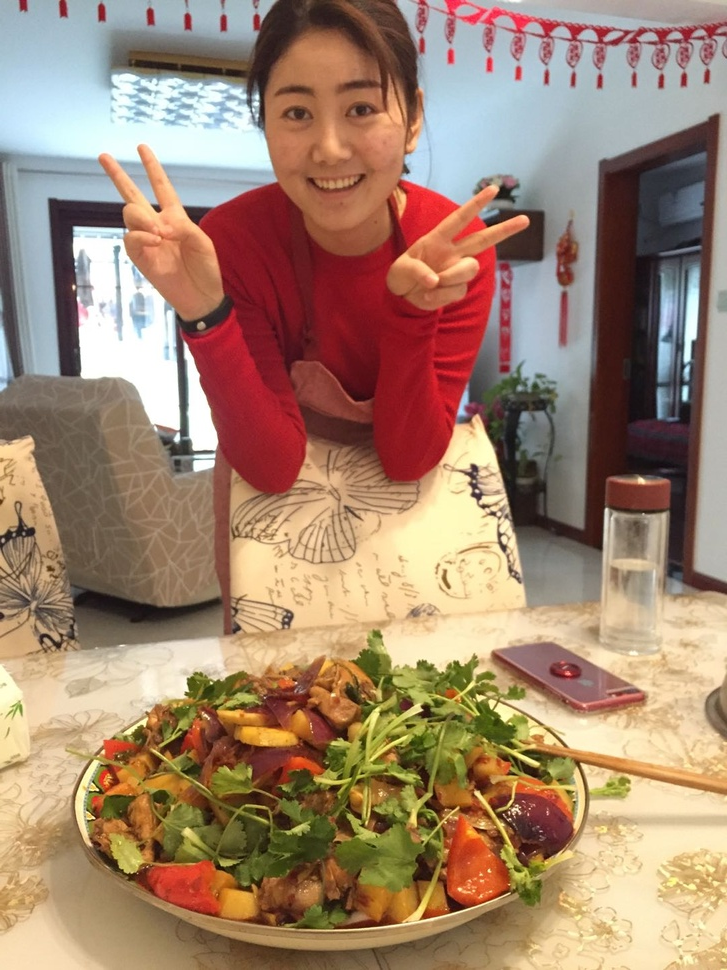
//> input picture section26#MatchTemp/C++/Gril.jpg, 727 x 970 px, shrunk from 1080 x 1440 before the run
$ ./matchTemp   (built with g++ and OpenCV 4)
//> lines starting //> are read from the running program, lines starting //| are printed output that depends on the picture; after the words box and inside, x2 and y2 are one past the last pixel; in counts of white or black regions, pixels touching at a corner belong together
#include <iostream>
#include <string>
#include <opencv2/opencv.hpp>

using namespace std;
using namespace cv;

class MatchTemp
{
public:
	bool matchTest();
	void showImgPara(Mat img);
	bool showImg();
	bool loadOriImg(string fileName);
	bool loadTarImg(string fileName);

public:
	Mat imgOri;
	Mat imgTar;
	Mat imgOut;
};

void MatchTemp::showImgPara(Mat img)
{
	cout << "sizeof(img) is: " << sizeof(img) << ", img size is: " << img.size << endl;
	cout << "rows x cols: (" << img.rows << " x " << img.cols << ")" << endl;
	cout << "dims: " << img.dims << endl;
	cout << "channels: " << img.channels() << endl;
	cout << "type: " << img.type() << endl;
	cout << "depth:" << img.depth() << endl;
	cout << "elemSize:" << img.elemSize() << " (Bytes per element)" << endl;
	cout << "elemSize1:" << img.elemSize1() << "(Bytes per channel)" << endl;
	cout << "step[0]: " << img.step[0] << " (Bytes per cows only when 2 dims)" << endl;
	cout << "step[1]: " << img.step[1] << " (Bytes per element only when 2 dims)" << endl;
	cout << "step1(0): " << img.step1(0) << ", step1(1): " << img.step1(1) << " (step / elemSize1)" << endl;

	cout << endl;
}

bool MatchTemp::matchTest()
{
	double minVal = 0, maxVal = 0;
	Point minLoc, maxLoc, tarLoc;
	if (imgOri.empty() || imgTar.empty())
	{
		cout << "Please input correct image!" << endl;
		return false;
	}

	matchTemplate(imgOri, imgTar, imgOut, TM_SQDIFF);
	minMaxLoc(imgOut, &minVal, &maxVal, &minLoc, &maxLoc);

	showImgPara(imgOri);
	showImgPara(imgTar);
	showImgPara(imgOut);

	tarLoc = minLoc;

	rectangle(imgOri, tarLoc, Point(tarLoc.x + imgTar.cols, tarLoc.y + imgTar.rows), Scalar(0, 0, 255));
	imshow("imgMatch", imgOri);


	return true;
}

bool MatchTemp::showImg()
{
	if (!imgOri.empty())
	{
		imshow("ImgOri", imgOri);
	}

	if (!imgTar.empty())
	{
		imshow("imgTar", imgTar);
	}

	if (!imgOut.empty())
	{
		imshow("imgOut", imgOut);
	}

	return true;
}


bool MatchTemp::loadOriImg(string fileName)
{
//> called with fileName = "Gril.jpg"
	imgOri = imread(fileName);
//> imgOri is the input picture: 970 rows x 727 cols, CV_8UC3; mean B, G, R 110.1, 132.4, 161.8
	if (imgOri.empty())
	{
		cout << "loadOriImg Fail!" << endl;
		return false;
	}

	return true;
}

bool MatchTemp::loadTarImg(string fileName)
{
//> called with fileName = "eye.png"
	imgTar = imread(fileName);
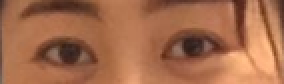
//> input picture section26#MatchTemp/C++/eye.png, 142 x 42 px, shrunk from 211 x 63 before the run (shown 2 times larger)
//> imgTar is the input picture: 42 rows x 142 cols, CV_8UC3; mean B, G, R 75.4, 106.4, 164
	if (imgTar.empty())
	{
		cout << "loadOriImg Fail!" << endl;
		return false;
	}

	return true;
}

int main()
{
	MatchTemp M;
	M.loadOriImg("Gril.jpg");
	M.loadTarImg("eye.png");
	M.matchTest();
//> in matchTest, `matchTemplate(imgOri, imgTar, imgOut, TM_SQDIFF);`:
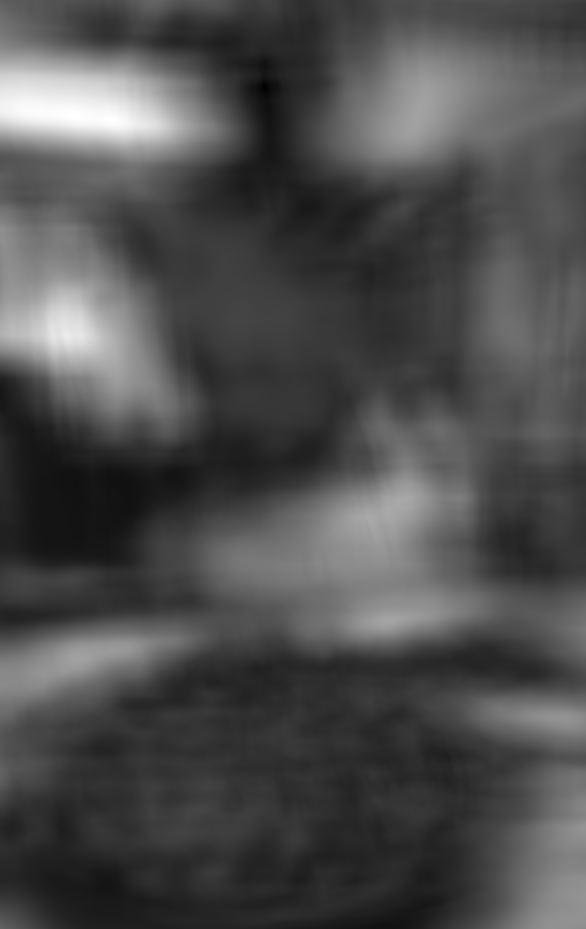
//> imgOut: 929 rows x 586 cols, CV_32FC1; min 428502, max 341203360, mean 104128152; drawn with min black and max white
//> in matchTest, `minMaxLoc(imgOut, &minVal, &maxVal, &minLoc, &maxLoc);`: minVal = 428502; maxVal = 341203360; minLoc = Point(265, 87); maxLoc = Point(73, 115)
//| sizeof(img) is: 96, img size is: 970 x 727
//| rows x cols: (970 x 727)
//| dims: 2
//| channels: 3
//| type: 16
//| depth:0
//| elemSize:3 (Bytes per element)
//| elemSize1:1(Bytes per channel)
//| step[0]: 2181 (Bytes per cows only when 2 dims)
//| step[1]: 3 (Bytes per element only when 2 dims)
//| step1(0): 2181, step1(1): 3 (step / elemSize1)
//| sizeof(img) is: 96, img size is: 42 x 142
//| rows x cols: (42 x 142)
//| dims: 2
//| channels: 3
//| type: 16
//| depth:0
//| elemSize:3 (Bytes per element)
//| elemSize1:1(Bytes per channel)
//| step[0]: 426 (Bytes per cows only when 2 dims)
//| step[1]: 3 (Bytes per element only when 2 dims)
//| step1(0): 426, step1(1): 3 (step / elemSize1)
//| sizeof(img) is: 96, img size is: 929 x 586
//| rows x cols: (929 x 586)
//| dims: 2
//| channels: 1
//| type: 5
//| depth:5
//| elemSize:4 (Bytes per element)
//| elemSize1:4(Bytes per channel)
//| step[0]: 2344 (Bytes per cows only when 2 dims)
//| step[1]: 4 (Bytes per element only when 2 dims)
//| step1(0): 586, step1(1): 1 (step / elemSize1)
//> in matchTest, `tarLoc = minLoc;`: tarLoc = Point(265, 87)
//> in matchTest, `rectangle(imgOri, tarLoc, Point(tarLoc.x + imgTar.cols, tarLoc.y + img..`:
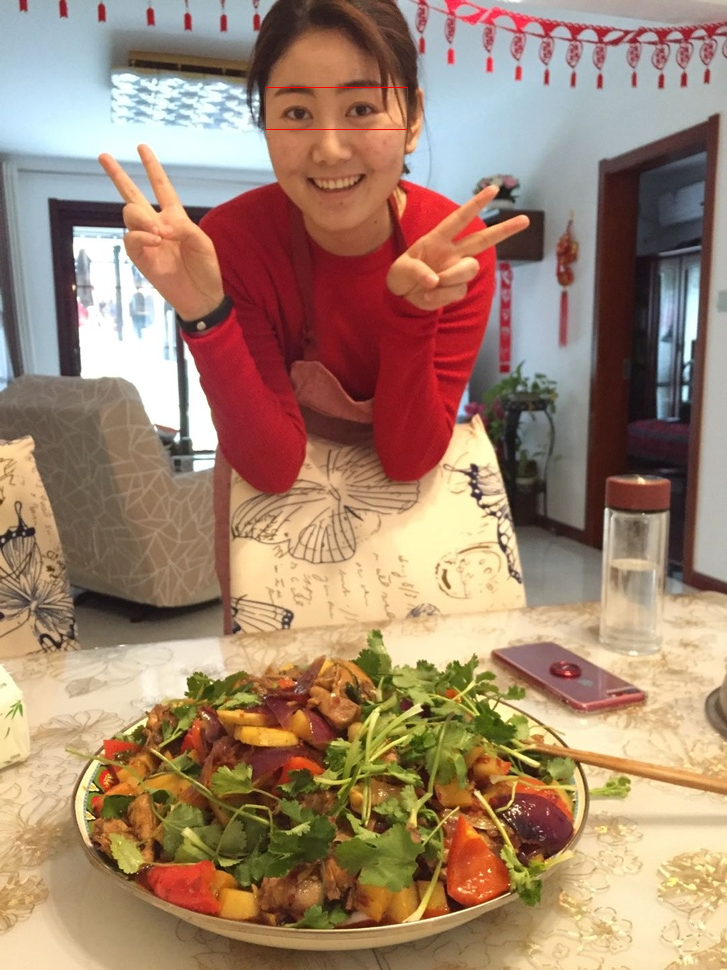
//> imgOri: 970 rows x 727 cols, CV_8UC3; 0.05% of pixels changed, all inside (x1, y1, x2, y2) = (265, 87, 408, 130)
	M.showImg();

	waitKey(0);
	return true;
}
